Frame 1 (no input): blank canvas, image omitted
Frame 60 (the mouse pressed at the canvas centre just before this capture): blank canvas, image omitted
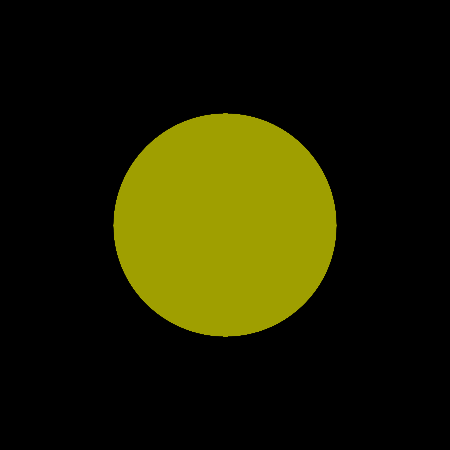
Frame 120 (the mouse held since frame 60 and released just before this capture)

The Processing sketch whose frames 1 and 60 were blank and that drew this single picture after the mouse press (run headless with seeded random() and noise(); from frame 60 on, the mouse is pressed at the canvas centre):

// Processing sketch: processing_55499
// ── processing_55499.pde

/* Code by Julia Grzeskowiak
York/Sheridan Joint Program in Design */
//reference: Sofía Quintana - http://openprocessing.org/sketch/3075//


   float x = random (10, 5); //setting x variable 
 
  
void setup(){
  background(0); //set background to black
  size(450,450);  //set canvas size (x,y)
    stroke(0);    //set black stroke
  smooth();      //smooth vectoring

}
void draw(){
 
  fill(mouseX, mouseY,x,6.5);             //Red hue determined by horizontal mouse coordinate, Green hue determined by vertical mouse coordinate, Blue hue determined by x value, opacity determined by value of 6.5.
  ellipse(mouseY,mouseX,mouseX,mouseX); // x position determined by vertical mouse coordinate, y position determined by horizontal mouse coordinate, 
                                        //width determined by horizontal mouse coordinate, height determined by horizontal mouse coordinate.

}

void mousePressed() {
background(0); //when mouse pressed, background returns to black and clears canvas.
}
